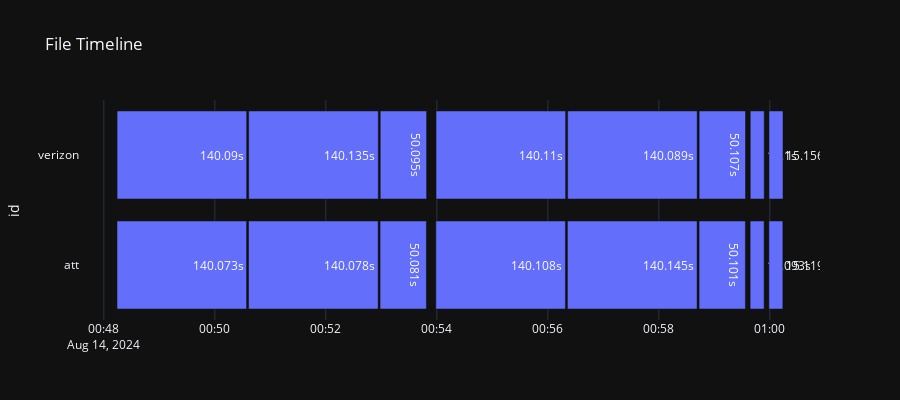

Notebook cell for this chart:
### Code cell
from typing import List
from scripts.time_utils import StartEndLogTimeProcessor
import glob

# Test timestamp sequence
import os
import glob
from datetime import datetime

data_dir = os.path.join(os.getcwd(), '../datasets/dev/dev_tests')
att_data_dir = os.path.join(data_dir, 'att')
verizon_data_dir = os.path.join(data_dir, 'verizon')


def dir(base, file_path):
    return os.path.join(base, file_path)

def second_diff(start_ts: datetime, end_ts: datetime):
    return (end_ts - start_ts).total_seconds()
        

def get_start_end_time_sequences(id, test_1_path, test_2_path):
    test_1_file_patterns = [
        'tcp_downlink*',
        'tcp_uplink*',
        'ping*',
    ]
    test_2_file_patterns = [
        'udp_downlink*',
        'udp_uplink*',
        'ping*',
        'traceroute*',
        'nslookup*',
    ]

    test_1_files = []
    for pattern in test_1_file_patterns:
        test_1_files.extend(glob.glob(dir(test_1_path, pattern)))
    test_2_files = []
    for pattern in test_2_file_patterns:
        test_2_files.extend(glob.glob(dir(test_2_path, pattern)))

    test_1_seq = []
    for i, file in enumerate(test_1_files):
        f = open(file, 'r')
        res = StartEndLogTimeProcessor.get_start_end_time_from_log(f.read(), timezone_str='US/Eastern')
        start_t, end_t = res[0]
        test_1_seq.append({
            'id': id,
            'start_t': start_t,
            'end_t': end_t,
            'text': f'{second_diff(start_ts=start_t, end_ts=end_t)}s',
            'file': test_1_file_patterns[i],
        })
    test_2_seq = []
    for i, file in enumerate(test_2_files):
        f = open(file, 'r')
        res = StartEndLogTimeProcessor.get_start_end_time_from_log(f.read(), timezone_str='US/Eastern')
        start_t, end_t = res[0]
        test_2_seq.append({
            'id': id,
            'start_t': start_t,
            'end_t': end_t,
            'text': f'{second_diff(start_ts=start_t, end_ts=end_t)}s',
            'file': test_2_file_patterns[i]
        })

    return test_1_seq, test_2_seq


test_1_seq, test_2_seq = get_start_end_time_sequences(
    id='att',
    test_1_path=dir(att_data_dir, '20240814/004814234'),
    test_2_path=dir(att_data_dir, '20240814/005358874')
)

test_3_seq, test_4_seq = get_start_end_time_sequences(
    id='verizon',
    test_1_path=dir(verizon_data_dir, '20240814/004814321'),
    test_2_path=dir(verizon_data_dir, '20240814/005359084')
)

# print the total duration
def total_duration(seq):
    return (seq[-1]['end_t'] - seq[0]['start_t']).total_seconds()

print(f'att test duration: {total_duration([*test_1_seq, *test_2_seq])}s')
print(f'verizon test duration: {total_duration([*test_3_seq, *test_4_seq])}s')

# time diff between att and verizon
def print_time_diff(seq1, seq2):
    for seq1_item, seq2_item in zip(seq1, seq2):
        print(f'{seq1_item["file"]} time diff: {second_diff(start_ts=seq1_item["end_t"], end_ts=seq2_item["end_t"])}s')
        
        
print_time_diff([*test_1_seq, *test_2_seq], [*test_3_seq, *test_4_seq])
# visualize the time sequence

import plotly.express as px
import pandas as pd
from datetime import datetime


def visualize_sequence(data: List[dict]):
    # Convert to DataFrame
    df = pd.DataFrame(data)

    # Convert string times to datetime objects
    df['start_t'] = pd.to_datetime(df['start_t'])
    df['end_t'] = pd.to_datetime(df['end_t'])

    # Create the Gantt chart
    fig = px.timeline(df,
                      x_start='start_t',
                      x_end='end_t',
                      y='id',
                      text='text',
                      title='File Timeline')
    
    # shorten the height of bars
    

    # Update layout for better readability
    fig.update_layout(
        height=400,
    )

    # Show the plot
    fig.show()


visualize_sequence([*test_1_seq, *test_2_seq, *test_3_seq, *test_4_seq])

### Figure 1 — Plotly figure (JSON) as saved in the notebook; plotly's stock layout.template omitted (floating-point values rounded to 4 significant figures)
{"data": [{"alignmentgroup": "True", "base": ["2024-08-14T00:48:14.252000-04:00", "2024-08-14T00:50:36.434000-04:00", "2024-08-14T00:52:58.617000-04:00", "2024-08-14T00:53:58.897000-04:00", "2024-08-14T00:56:21.153000-04:00", "2024-08-14T00:58:43.436000-04:00", "2024-08-14T00:59:38.651000-04:00", "2024-08-14T00:59:58.911000-04:00", "2024-08-14T00:48:14.338000-04:00", "2024-08-14T00:50:36.562000-04:00", "2024-08-14T00:52:58.831000-04:00", "2024-08-14T00:53:59.101000-04:00", "2024-08-14T00:56:21.331000-04:00", "2024-08-14T00:58:43.539000-04:00", "2024-08-14T00:59:38.764000-04:00", "2024-08-14T00:59:59.020000-04:00"], "hovertemplate": "start_t=%{base}<br>end_t=%{x}<br>id=%{y}<br>text=%{text}<extra></extra>", "legendgroup": "", "marker": {"color": "#636efa", "pattern": {"shape": ""}}, "name": "", "offsetgroup": "", "orientation": "h", "showlegend": false, "text": ["140.073s", "140.078s", "50.081s", "140.108s", "140.145s", "50.101s", "15.093s", "15.119s", "140.09s", "140.135s", "50.095s", "140.11s", "140.089s", "50.107s", "15.1s", "15.156s"], "textposition": "auto", "type": "bar", "x": [140073, 140078, 50081, 140108, 140145, 50101, 15093, 15119, 140090, 140135, 50095, 140110, 140089, 50107, 15100, 15156], "xaxis": "x", "y": ["att", "att", "att", "att", "att", "att", "att", "att", "verizon", "verizon", "verizon", "verizon", "verizon", "verizon", "verizon", "verizon"], "yaxis": "y"}], "layout": {"barmode": "overlay", "height": 400, "legend": {"tracegroupgap": 0}, "title": {"text": "File Timeline"}, "xaxis": {"anchor": "y", "domain": [0, 1], "type": "date"}, "yaxis": {"anchor": "x", "domain": [0, 1], "title": {"text": "id"}}}}
